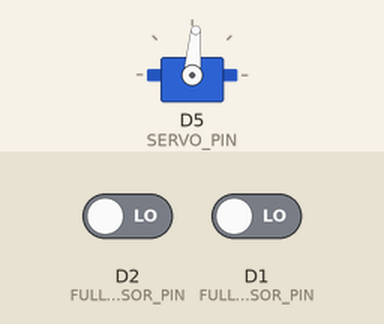
The sketch below on a simulated ESP8266 (NodeMCU). Parts: servo. The test bench sets the inputs (shaded band); at power-on: D2 (FULLY_CLOSE_SENSOR_PIN) LOW, D1 (FULLY_OPEN_SENSOR_PIN) LOW. What the sketch prints to the serial monitor is not drawn.

Above: at 0.4 s.
Timing chart, 0 to 39.8 s (numbered marks = the images above):
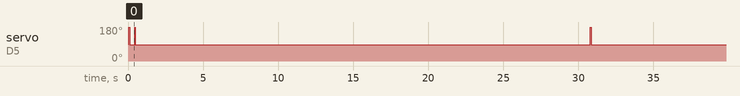

The sketch:

Puerta_servomotor_1.ino
```cpp
/*
 * https://github.com/psled/esp8266-window/blob/master/esp8266-window.ino#L294
 */


#define SERVO_PIN D5
#define FULLY_OPEN_SENSOR_PIN D1
#define FULLY_CLOSE_SENSOR_PIN D2


#include <Servo.h> //this adds code to our program that defines what a Servo object is and can do

Servo servo; // create a servo object to control a servo

int mspeed = 1500; // variable to store the motor speed

const int windowPhysicalLength = 120;
const int windowMargin = 4;
const int windowLength = windowPhysicalLength - (2 * windowMargin);

int currentPosition = -1;
int targetPosition = -1;

int previousPosition = -1;

unsigned long onePercentDuration;
unsigned long previousPositionTime;


void setup() {
    servo.attach(D5); // attaches the servo on pin 8 to the servo object amotor
    Serial.begin(9600);
    pinMode(FULLY_OPEN_SENSOR_PIN, INPUT);
    pinMode(FULLY_CLOSE_SENSOR_PIN, INPUT);

    // Calculate window opening / closing duration
  Serial.println("Calculating open / close duration...");
  calculateDuration();
  Serial.print("Calculated: ");
  Serial.println(onePercentDuration);


}

void loop(){

//  Serial.println("stop1");
//  servo.detach();
//  servo.write(90); // this means no movement, the servo motor is standing still
//  delay(20000);
//
//  Serial.println("counterclockwise;SUBE");
//  //servo.write(0); //this means full speed counterclockwise movement
//  servo.attach(D5);
//   servo.write(80); //this means full speed counterclockwise movement
//  delay(1500);
//  servo.detach();
//
//   Serial.println("clockwise;BAJA");
// // servo.write(180); //this means full speed clockwise movement
// servo.attach(D5);
// servo.write(100); //this means full speed clockwise movement
//  delay(1500);
//

//    Serial.println("OPEN");
//    bool isFullyOpen = isWindowFullyOpen();
//    delay (5000);
//    Serial.println("CLOSE");
//    bool isFullyClose = isWindowFullyClose();
//     delay (5000);

//            Serial.println("OPEN");
//            if (!isWindowFullyOpen()) {
//                openWindow();
//              }
//              while (!isWindowFullyOpen()) {
//                delay(1);
//              }
//
//              delay (20000);
//
//              Serial.println("CLOSE");
//               closeWindow();
//              while (!isWindowFullyClose()) {
//                delay(1);
//              }

 Serial.println("Calculating open / close duration...");
  calculateDuration();
  Serial.print("Calculated: ");
  Serial.println(onePercentDuration);
  Serial.println("Esperando 30s" );
              delay (30000);

}

void calculateDuration() {
  if (!isWindowFullyOpen()) {
    openWindow();
  }
  while (!isWindowFullyOpen()) {
    delay(1);
  }
  unsigned long calculateStart = millis();
  closeWindow();
  while (!isWindowFullyClose()) {
    delay(1);
  }
  holdWindow();
  unsigned long calculateEnd = millis();
  onePercentDuration = (calculateEnd - calculateStart) / 100;
  currentPosition = 0;
}

void holdWindow() {
  Serial.println("Hold window");
  if (servo.attached()) {
    //servo.write(90);
    servo.write(85);
    //delay(1000);
    delay(250);
    servo.detach();
    delay(1);
  }
}

void openWindow() {
  Serial.println("Opening window");
  if (!servo.attached()) {
    servo.attach(SERVO_PIN);
    delay(1);
  }
  //servo.write(0);
  //servo.write(55);
  servo.write(75);
  delay(1);
}

void closeWindow() {
  Serial.println("Closing window");
  if (!servo.attached()) {
    servo.attach(SERVO_PIN);
    delay(1);
  }
  servo.write(180);
  //servo.write(115);
  //servo.write(95);
  delay(1);
}


bool isPinHigh(int pin) {
  int val = digitalRead(pin);
  delay(1);
  bool result = val == HIGH ? true : false;
  return result;
}

bool isPinLow(int pin) {
  int val = digitalRead(pin);
  delay(1);
  bool result = val == LOW ? true : false;
  return result;
}

bool isWindowFullyOpen() {
  //bool result = !isPinHigh(FULLY_OPEN_SENSOR_PIN);
  bool result = isPinLow(FULLY_OPEN_SENSOR_PIN);
  if (result) Serial.println("Activado Final de Carrera ABIERTA");
  return result;
}

bool isWindowFullyClose() {
  //bool result = !isPinHigh(FULLY_CLOSE_SENSOR_PIN);
  bool result = isPinLow(FULLY_CLOSE_SENSOR_PIN);
  if (result) Serial.println("Activado Final de Carrera CERRADA");
  return result;
}
```

Measured:
- by itself, servo on D5 (SERVO_PIN): goes 180° 0.05 s, 85° 0.33 s, 4 × (180° 0.05 s, 85° 30.3 s), 180° 0.05 s, then 85°
